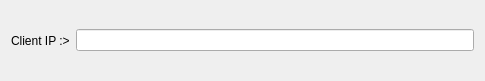
<?xml version="1.0" encoding="UTF-8"?>
<ui version="4.0">
 <class>RamChecker</class>
 <widget class="QWidget" name="RamChecker">
  <property name="geometry">
   <rect>
    <x>0</x>
    <y>0</y>
    <width>485</width>
    <height>81</height>
   </rect>
  </property>
  <property name="windowTitle">
   <string>Form</string>
  </property>
  <layout class="QHBoxLayout" name="horizontalLayout">
   <item>
    <widget class="QLabel" name="RamCheckLabel">
     <property name="text">
      <string>Client IP :&gt;</string>
     </property>
    </widget>
   </item>
   <item>
    <widget class="QLineEdit" name="RamCheckEdit"/>
   </item>
  </layout>
 </widget>
 <resources/>
 <connections/>
</ui>
